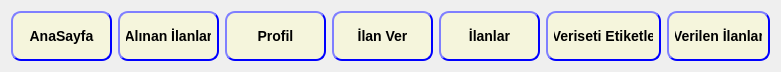
       <widget class="QWidget" name="horizontalLayoutWidget">
        <property name="geometry">
         <rect>
          <x>20</x>
          <y>20</y>
          <width>781</width>
          <height>71</height>
         </rect>
        </property>
        <layout class="QHBoxLayout" name="horizontalLayout">
         <item>
          <widget class="QPushButton" name="AnaSayfa">
           <property name="minimumSize">
            <size>
             <width>101</width>
             <height>50</height>
            </size>
           </property>
           <property name="styleSheet">
            <string notr="true">#AnaSayfa
{
font: 75 14pt &quot;Times New Roman&quot;;

background: beige;
border-style: outset;
border-width: 2px;
border-radius: 10px;
border-color: blue;
font: bold 14px;
min-width: 5em;
padding: 6px;

}
#AnaSayfa:pressed
{
	background-color:rgb(255,255,255);
}</string>
           </property>
           <property name="text">
            <string>AnaSayfa</string>
           </property>
          </widget>
         </item>
         <item>
          <widget class="QPushButton" name="Alinan_Ilanlar">
           <property name="sizePolicy">
            <sizepolicy hsizetype="Minimum" vsizetype="Fixed">
             <horstretch>0</horstretch>
             <verstretch>0</verstretch>
            </sizepolicy>
           </property>
           <property name="minimumSize">
            <size>
             <width>101</width>
             <height>50</height>
            </size>
           </property>
           <property name="styleSheet">
            <string notr="true">#Alinan_Ilanlar
{
font: 75 14pt &quot;Times New Roman&quot;;

background: beige;
border-style: outset;
border-width: 2px;
border-radius: 10px;
border-color: blue;
font: bold 14px;
min-width: 5em;
padding: 6px;

}
#Alinan_Ilanlar:pressed
{
	background-color:rgb(255,255,255);
}</string>
           </property>
           <property name="text">
            <string>Alınan İlanlar</string>
           </property>
          </widget>
         </item>
         <item>
          <widget class="QPushButton" name="Profil">
           <property name="sizePolicy">
            <sizepolicy hsizetype="Minimum" vsizetype="Fixed">
             <horstretch>0</horstretch>
             <verstretch>0</verstretch>
            </sizepolicy>
           </property>
           <property name="minimumSize">
            <size>
             <width>101</width>
             <height>50</height>
            </size>
           </property>
           <property name="styleSheet">
            <string notr="true">#Profil
{
font: 75 14pt &quot;Times New Roman&quot;;

background: beige;
border-style: outset;
border-width: 2px;
border-radius: 10px;
border-color: blue;
font: bold 14px;
min-width: 5em;
padding: 6px;

}
#Profil:pressed
{
	background-color:rgb(255,255,255);
}</string>
           </property>
           <property name="text">
            <string>Profil</string>
           </property>
          </widget>
         </item>
         <item>
          <widget class="QPushButton" name="IlanVer">
           <property name="sizePolicy">
            <sizepolicy hsizetype="Minimum" vsizetype="Fixed">
             <horstretch>0</horstretch>
             <verstretch>0</verstretch>
            </sizepolicy>
           </property>
           <property name="minimumSize">
            <size>
             <width>101</width>
             <height>50</height>
            </size>
           </property>
           <property name="styleSheet">
            <string notr="true">#IlanVer
{
font: 75 14pt &quot;Times New Roman&quot;;

background: beige;
border-style: outset;
border-width: 2px;
border-radius: 10px;
border-color: blue;
font: bold 14px;
min-width: 5em;
padding: 6px;

}
#IlanVer:pressed
{
	background-color:rgb(255,255,255);
}</string>
           </property>
           <property name="text">
            <string>İlan Ver</string>
           </property>
          </widget>
         </item>
         <item>
          <widget class="QPushButton" name="Ilanlar">
           <property name="sizePolicy">
            <sizepolicy hsizetype="Minimum" vsizetype="Fixed">
             <horstretch>0</horstretch>
             <verstretch>0</verstretch>
            </sizepolicy>
           </property>
           <property name="minimumSize">
            <size>
             <width>101</width>
             <height>50</height>
            </size>
           </property>
           <property name="styleSheet">
            <string notr="true">#Ilanlar
{
font: 75 14pt &quot;Times New Roman&quot;;

background: beige;
border-style: outset;
border-width: 2px;
border-radius: 10px;
border-color: blue;
font: bold 14px;
min-width: 5em;
padding: 6px;

}
#Ilanlar:pressed
{
	background-color:rgb(255,255,255);
}</string>
           </property>
           <property name="text">
            <string>İlanlar</string>
           </property>
          </widget>
         </item>
         <item>
          <widget class="QPushButton" name="Veri_Etiket">
           <property name="sizePolicy">
            <sizepolicy hsizetype="Minimum" vsizetype="Fixed">
             <horstretch>0</horstretch>
             <verstretch>0</verstretch>
            </sizepolicy>
           </property>
           <property name="minimumSize">
            <size>
             <width>101</width>
             <height>50</height>
            </size>
           </property>
           <property name="styleSheet">
            <string notr="true">#Veri_Etiket
{
font: 75 14pt &quot;Times New Roman&quot;;

background: beige;
border-style: outset;
border-width: 2px;
border-radius: 10px;
border-color: blue;
font: bold 14px;
min-width: 5em;
padding: 6px;

}
#Veri_Etiket:pressed
{
	background-color:rgb(255,255,255);
}</string>
           </property>
           <property name="text">
            <string>Veriseti Etiketle</string>
           </property>
          </widget>
         </item>
         <item>
          <widget class="QPushButton" name="Verilen_Ilanlar">
           <property name="sizePolicy">
            <sizepolicy hsizetype="Fixed" vsizetype="Fixed">
             <horstretch>0</horstretch>
             <verstretch>0</verstretch>
            </sizepolicy>
           </property>
           <property name="minimumSize">
            <size>
             <width>101</width>
             <height>50</height>
            </size>
           </property>
           <property name="styleSheet">
            <string notr="true">#Verilen_Ilanlar
{
font: 75 14pt &quot;Times New Roman&quot;;

background: beige;
border-style: outset;
border-width: 2px;
border-radius: 10px;
border-color: blue;
font: bold 14px;
min-width: 5em;
padding: 6px;

}
#Verilen_Ilanlar:pressed
{
	background-color:rgb(255,255,255);
}</string>
           </property>
           <property name="text">
            <string>Verilen İlanlar</string>
           </property>
          </widget>
         </item>
        </layout>
       </widget>
